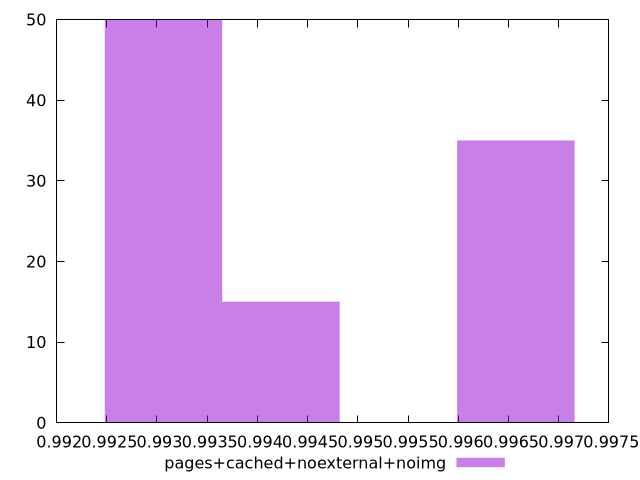

Reproduce this figure in gnuplot.
$_pagesCachedNoexternalNoimg <<EOF
0.9965733080068762 35
0.99306424706319 50
0.9942339340444187 15
EOF
set key outside below
set terminal pngcairo
set output "report_00006_2020-11-02T20-21-41.718Z/first-cpu-idle/pages+cached+noexternal+noimg//hist.png"
set yrange [0:50]
set boxwidth 0.001169686981228728
set style fill transparent solid 0.5 noborder
plot $_pagesCachedNoexternalNoimg title "pages+cached+noexternal+noimg" with boxes ,
